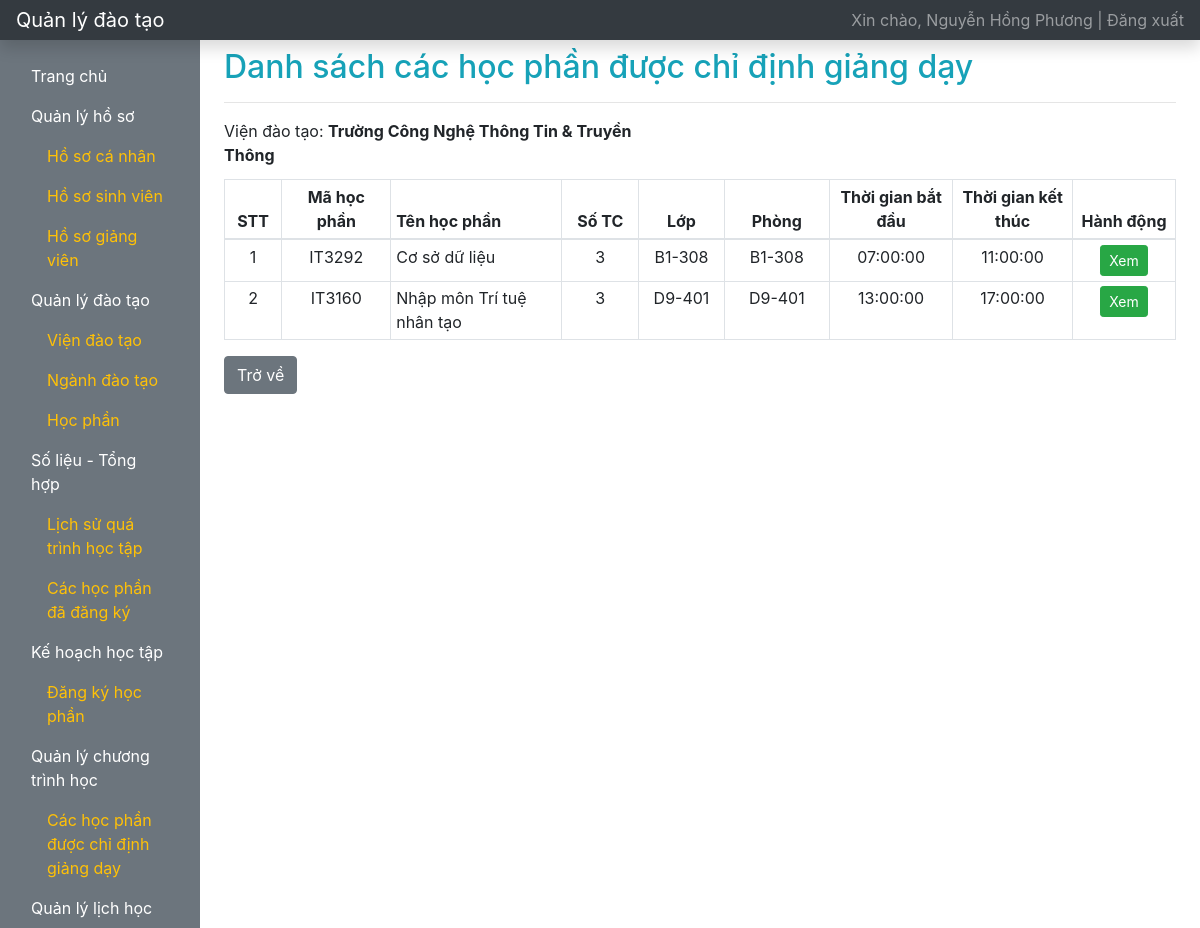
The app's page /index.php?r=hoc-phan-chi-dinh-giang-day (signed in) with its own data.
### tables this page shows
CREATE TABLE `user` (
  `id` int(11) NOT NULL,
  `username` varchar(64) NOT NULL,
  `password` varchar(128) NOT NULL,
  `user_type` varchar(32) NOT NULL,
  `user_code` varchar(32) DEFAULT NULL,
  `fullname` varchar(128) NOT NULL,
  `dob` date NOT NULL,
  `phone_number` varchar(15) DEFAULT NULL,
  `email` varchar(64) DEFAULT NULL,
  `address` varchar(512) DEFAULT NULL,
  `status` varchar(32) NOT NULL DEFAULT 'active'
);

CREATE TABLE `training_institute` (
  `id` int(11) NOT NULL,
  `training_institute_code` varchar(32) NOT NULL,
  `training_institute_name` varchar(128) NOT NULL
);

### WEB/function.php (called while the page is built, shortened)
<?php
    function getInfoLoginFromSession()
    {
        $key = 'user_login';
        if (isset($_SESSION[$key])) {
            $data = $_SESSION[$key];
            return $data;
        }
        return array();
    }
    function getFullnameUserLogin()
    {
        $info_user = getInfoLoginFromSession();
        if (empty($info_user) == false) {
            $fullname = $info_user['fullname'];
            return $fullname;
        }
        return '';
    }
    function getUserIdLogin()
    {
        $info_user = getInfoLoginFromSession();
        if (empty($info_user) == false) {
            $fullname = $info_user['id'];
            return $fullname;
        }
        return '';
    }
?>

### WEB/database.php (called while the page is built, shortened)
<?php
    function getOne($instance_db, $sql)
    {
        $stmt = $instance_db->prepare($sql);
        $stmt->setFetchMode(PDO::FETCH_ASSOC);
        $stmt->execute();
        return $stmt->fetch();
    }
    function getAll($instance_db, $sql)
    {
        $stmt = $instance_db->prepare($sql);
        $stmt->setFetchMode(PDO::FETCH_ASSOC);
        $stmt->execute();
        $data = array();
        while ($row = $stmt->fetch()) {
            $data[] = $row;
        }
        return $data;
    }
    function getInfoLogin($instance_db, $username, $password)
    {
        $sql = "SELECT * FROM USER WHERE USERNAME = '{$username}' AND PASSWORD = '{$password}'";
        return getOne($instance_db, $sql);
    }
?>

### WEB/danh-sach-hoc-phan-duoc-chi-dinh-giang-day.php (the view, shortened to what this page needs)
<?php
    $sql1 = "SELECT TRAINING_INSTITUTE_NAME FROM PROFILE AS P INNER JOIN TRAINING_INSTITUTE AS TI ON P.TRAINING_INSTITUTE_CODE = TI.TRAINING_INSTITUTE_CODE " .
            "INNER JOIN TRAINING_MAJORS AS TM ON TI.TRAINING_INSTITUTE_CODE = TM.TRAINING_INSTITUTE_CODE WHERE P.USER_ID = {$user_id}";
    $training_institute = getOne($connect, $sql1);
    $sql3 = "SELECT C.ID as classroom_id, C.CLASSROOM_NAME as classroom_name, C.ROOM_CODE as room_code, C.START_TIME as start_time, C.END_TIME as end_time, C.NUM_OF_STUDENT_MAX as num_of_student_max, S.STUDENT_ID as student_id, " .
            "SJ.SUBJECT_CODE AS subject_code, SJ.SUBJECT_NAME AS subject_name, SJ.NUM_OF_CREDIT AS num_of_credit " .
            "FROM TEACHING AS T INNER JOIN CLASSROOM AS C ON T.ID = C.TEACHING_ID INNER JOIN STUDYING AS S ON C.ID = S.CLASSROOM_ID INNER JOIN SUBJECT AS SJ ON S.SUBJECT_CODE = SJ.SUBJECT_CODE WHERE T.LECTURER_ID = {$user_id}";
    $list_subject_info = getAll($connect, $sql3);
    $data_filer = array();
    foreach ($list_subject_info as $item) {
        $key = $item['classroom_id'];
        if (isset($data_filer[$key]) == false) {
            $data_filer[$key] = array(
                'classroom_name' => $item['classroom_name'],
                'room_code' => $item['room_code'],
                'start_time' => $item['start_time'],
                'end_time' => $item['end_time'],
                'num_of_student_max' => $item['num_of_student_max'],
                'subject_code' => $item['subject_code'],
                'subject_name' => $item['subject_name'],
                'num_of_credit' => $item['num_of_credit'],
                'student_id' => array($item['student_id'])
            );
        } else {
            $data_filer[$key]['student_id'][] = $item['student_id'];
        }
    }
?>
<h2 class=" mt-2 text-info">Danh sách các học phần được chỉ định giảng dạy</h2>
<hr>
<div class="container-fluid">
    <div class="row">
        <div class="col-sm-6 pl-0">
            <p class="mb-1">Viện đào tạo: <b><?= $training_institute['TRAINING_INSTITUTE_NAME']?></b></p>
        </div>
    </div>
</div>
<div class="table-responsive mt-2">
    <table class="table table-sm table-bordered table-hover">
        <thead>
            <tr>
                <th class="text-center" style="width: 1%;">STT</th>
                <th class="text-center" style="width: 3%;">Mã học phần</th>
                <th class="" style="width: 7%;">Tên học phần</th>
                <th class="text-center" style="width: 3%;">Số TC</th>
                <th class="text-center" style="width: 3%;">Lớp</th>
                <th class="text-center" style="width: 3%;">Phòng</th>
                <th class="text-center" style="width: 3%;">Thời gian bắt đầu</th>
                <th class="text-center" style="width: 3%;">Thời gian kết thúc</th>
                <th class="text-center" style="width: 3%;">Hành động</th>
            </tr>
        </thead>
        <tbody>
        <?php
        $stt = 1;
        foreach ($data_filer as $classroom_id => $data) {
            ?>
            <tr>
                <td class="text-center"><?= $stt?></td>
                <td class="text-center"><?= $data['subject_code']?></td>
                <td class=""><?= $data['subject_name']?></td>
                <td class="text-center"><?= $data['num_of_credit']?></td>
                <td class="text-center"><?= $data['classroom_name']?></td>
                <td class="text-center"><?= $data['room_code']?></td>
                <td class="text-center"><?= $data['start_time']?></td>
                <td class="text-center"><?= $data['end_time']?></td>
                <td class="text-center">
                    <a href="?r=danh-sach-sinh-vien-thuoc-lop&classroom_id=<?= $classroom_id?>&subject_code=<?= $data['subject_code']?>" class="btn btn-sm btn-success">Xem</a>
                </td>
            </tr>
        <?php
            $stt++;
        }
        ?>
        </tbody>
    </table>
</div>
<a href="?r=trang-chu" class="btn btn-secondary">Trở về</a>

### WEB/layouts/topbar.php
<nav class="navbar navbar-dark sticky-top bg-dark flex-md-nowrap p-0 shadow">
    <a class="navbar-brand col-md-3 col-lg-2 mr-0 px-3" href="?r=trang-chu">Quản lý đào tạo</a>
    <ul class="navbar-nav px-3">
        <li class="nav-item text-nowrap">
            <a class="nav-link" href="dang-xuat.php">Xin chào, <?= getFullnameUserLogin()?> | Đăng xuất</a>
        </li>
    </ul>
</nav>

### records on screen
user: fullname "Nguyễn Hồng Phương"
training_institute: training_institute_name "Trường Công Nghệ Thông Tin & Truyền Thông"

### other values on screen
$data['subject_code'] "IT3292"
$data['subject_name'] "Cơ sở dữ liệu"
$data['num_of_credit'] "3"
$data['classroom_name'] "B1-308"
$data['room_code'] "B1-308"
$data['start_time'] "07:00:00"
$data['end_time'] "11:00:00"
$data['subject_code'] "IT3160"
$data['subject_name'] "Nhập môn Trí tuệ nhân tạo"
$data['classroom_name'] "D9-401"
$data['room_code'] "D9-401"
$data['start_time'] "13:00:00"
$data['end_time'] "17:00:00"
